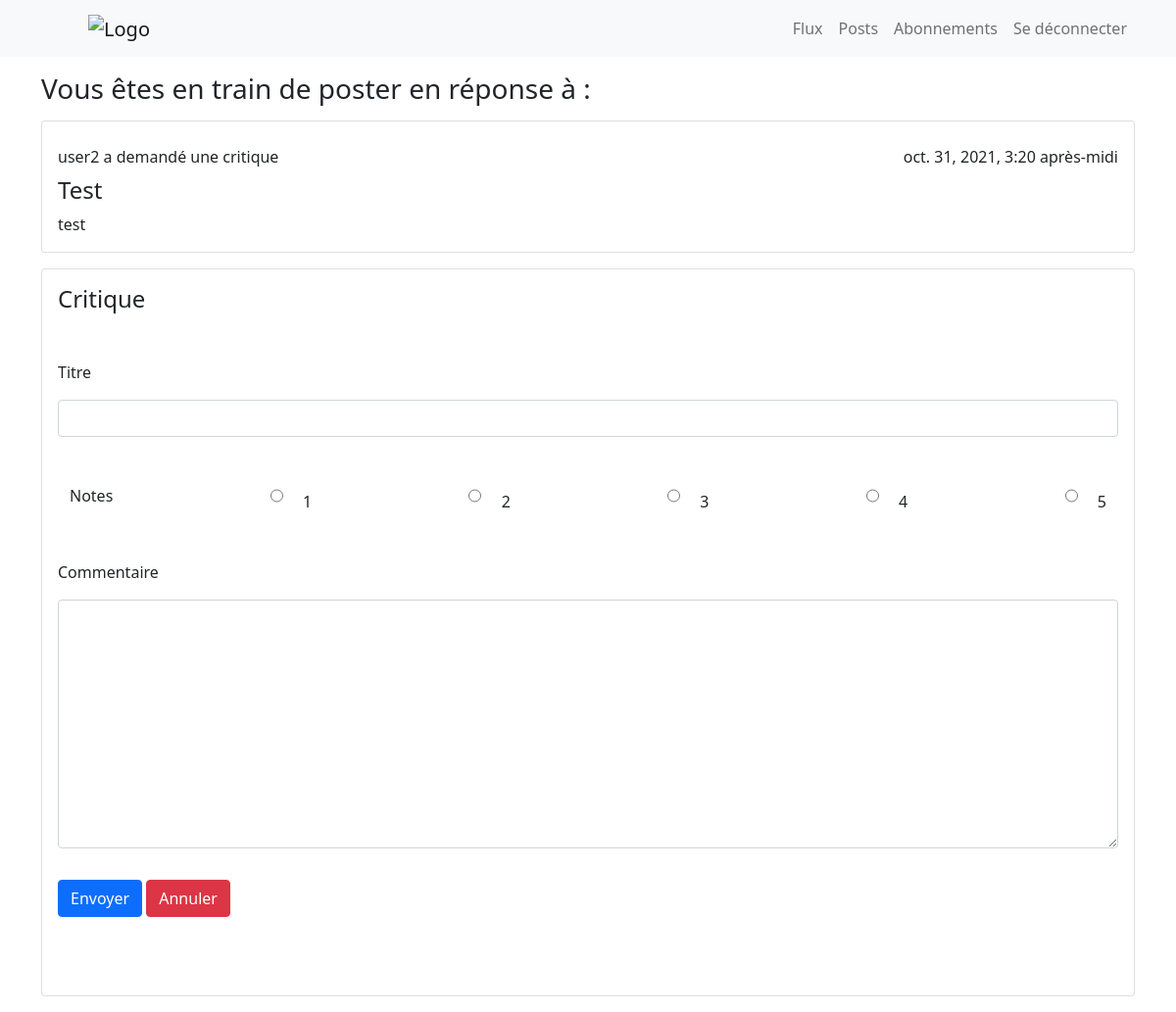
Screenshot of /flux/create_review/42 (signed in) with the database file from the repository.
### flux/models.py (models this page shows, shortened)
class Ticket(models.Model):
    title = models.CharField(max_length=128)
    description = models.TextField(max_length=2048, blank=True)
    user = models.ForeignKey(to=settings.AUTH_USER_MODEL, on_delete=models.CASCADE)
    image = models.ImageField(blank=True, null=True, upload_to='media/books')
    time_created = models.DateTimeField(auto_now_add=True)
    IMAGE_MAX_SIZE = (800, 800)

### accueil/models.py (models this page shows)
class User(AbstractUser):
    pass

### flux/views.py (the view, shortened to what this page needs)
# urls.py: path('create_review/<int:ticket_id>', views.create_review, name='create_review'),
@login_required
def create_review(request, ticket_id):
    ticket = Ticket.objects.get(pk=ticket_id)
    form = ReviewForm()
    context = {'ticket': ticket, 'form': form}
    return render(request, 'flux/create_review.html', context)

### flux/forms.py
class ReviewForm(forms.Form):
    headline = forms.CharField(
        label='Titre',
        max_length=128,
        widget=forms.TextInput(attrs={'class': 'form-control my-3'}))
    rating = forms.ChoiceField(
        label='Notes',
        choices=RATING_CHOICES,
        widget=forms.RadioSelect(attrs={'class': 'form-check form-check-inline'}))
    body = forms.CharField(
        label='Commentaire',
        max_length=8192,
        widget=forms.Textarea(attrs={'class': 'form-control my-3'}))

### flux/templates/flux/create_review.html (shortened to what this page needs)
{% extends "base_generic.html" %}
{% block content%}
<div class="container">
    <div class="my-3">
        <h3> Vous êtes en train de poster en réponse à : </h3>
    </div>
</div>
<div class="container">
    {% include "flux/ticket_snippet.html" %}
    {% include "flux/review_form.html" %}
</div>
{% endblock %}

### flux/templates/flux/ticket_snippet.html (shortened to what this page needs)
<div class="card">
    <div class="card-body">
        <div class="d-flex justify-content-between my-2">
            {% if ticket.user.username == request.user.username %}
            <span>Vous avez demandé une critique</span>
            {% else %}
            <span>{{ticket.user.username}} a demandé une critique</span>
            {% endif%}
            <span>{{ticket.time_created}}</span>
        </div>
        <h4 class="card-title">{{ticket.title}}</h4>
        <p class="card-text">{{ticket.description}}</p>
    </div>
</div>

### rows the page displays
Ticket: user.username "user2", time_created "oct. 31, 2021, 3:20 après-midi", title "Test", description "test"

### other values shown
{{ radio.choice_label }} "1" "2" "3" "4" "5"
